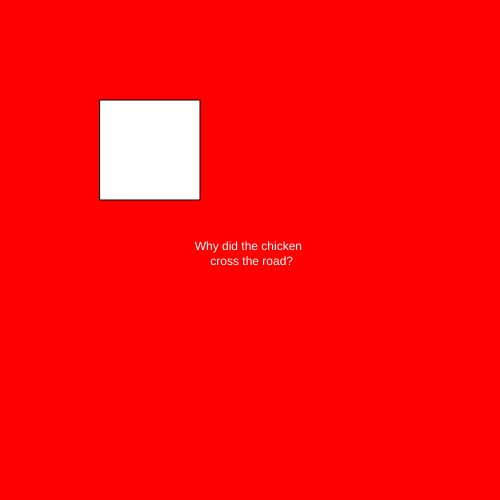
Frame 1 (no input)
Frame 60 (no input): identical to frame 1, image omitted
Frame 120 (the mouse pressed at the canvas centre since frame 60): identical to frame 1, image omitted

The p5.js sketch that drew this single still picture (run headless with seeded random() and noise() and a simulated clock; from frame 60 on, the mouse is pressed at the canvas centre):

// p5.js sketch
// ── sketch.js
let state = 0;
function setup() {
  createCanvas(500, 500);
  textAlign(CENTER);
}

function draw() {
  switch(state) {
    case 0:
        background("red");
        fill(255);
        text("Why did the chicken \n cross the road?", width/2, height/2);
        break;
  
    case 1:
        background("blue");
        text("To get to the other side.", width/2, height/2);
  
}
  rect(100, 100, 100, 100);
}

function mouseReleased() {
  if (mouseX > 100 && mouseX < 200 && mouseY > 100 && mouseY < 200) {
  state++;
  if (state > 1) state = 0;
}
}
